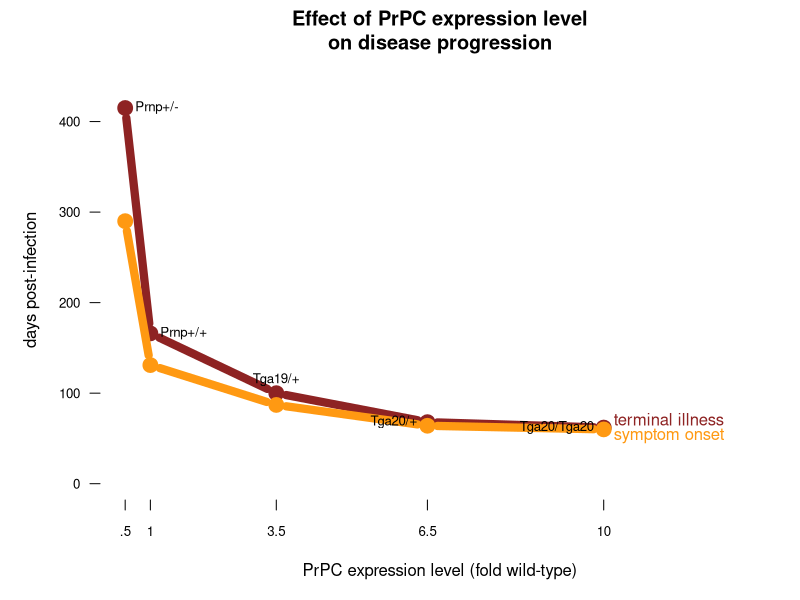

Write the R code that produced this figure.

# plot of PrPC expression vs incubation time
mousename = c("Prnp+/-","Prnp+/+","Tga19/+","Tga20/+","Tga20/Tga20")
explevel = c(.5,1,3.5,6.5,10) # PrPC expression level
terminal = c(415,166,100,68,62) # time to terminal illness
symptoms = c(290,131,87,64,60) # time to symptoms
par(mar=c(5,5,3,1))
plot(NA,NA,xlim=c(.5,13),ylim=c(0,450),axes=FALSE,
    xlab='PrPC expression level (fold wild-type)',ylab='days post-infection',
    main='Effect of PrPC expression level\non disease progression',
    )
tk = '#8E2323'
sk = '#FF9912'
points(explevel,terminal,type='b',pch=19,lwd=8,col=tk)
points(explevel,symptoms,type='b',pch=19,lwd=8,col=sk)
text(explevel,terminal,labels=mousename,pos=c(4,4,3,2,2),cex=.8)
text(rep(max(explevel),2),c(min(terminal)+7,min(symptoms)-7),pos=4,labels=c('terminal illness','symptom onset'),col=c(tk,sk))
axis(side=1,at=explevel,labels=c('.5','1','3.5','6.5','10'),lwd=0,lwd.ticks=1,cex.axis=.8)
axis(side=2,at=(0:4)*100,labels=(0:4)*100,lwd=0,lwd.ticks=1,las=1,cex.axis=.8)